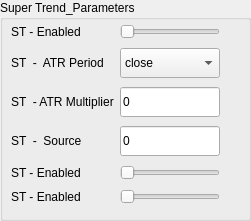
              <widget class="QGroupBox" name="grpBox_ST_parametersIndi">
               <property name="geometry">
                <rect>
                 <x>290</x>
                 <y>40</y>
                 <width>251</width>
                 <height>221</height>
                </rect>
               </property>
               <property name="title">
                <string>Super Trend_Parameters</string>
               </property>
               <widget class="QWidget" name="layoutWidget">
                <property name="geometry">
                 <rect>
                  <x>11</x>
                  <y>21</y>
                  <width>241</width>
                  <height>188</height>
                 </rect>
                </property>
                <layout class="QGridLayout" name="gridLayout_14">
                 <item row="0" column="0">
                  <widget class="QLabel" name="lblMptEnabled_3">
                   <property name="text">
                    <string>ST - Enabled</string>
                   </property>
                  </widget>
                 </item>
                 <item row="0" column="1">
                  <widget class="QSlider" name="hSlider_SELL_IndicatorEnabled_3">
                   <property name="maximum">
                    <number>5</number>
                   </property>
                   <property name="orientation">
                    <enum>Qt::Horizontal</enum>
                   </property>
                  </widget>
                 </item>
                 <item row="1" column="0">
                  <widget class="QLabel" name="lblMptAppliedPrice">
                   <property name="text">
                    <string>ST  -  ATR Period</string>
                   </property>
                  </widget>
                 </item>
                 <item row="1" column="1">
                  <widget class="QComboBox" name="drpST_ATRPeriod">
                   <property name="minimumSize">
                    <size>
                     <width>0</width>
                     <height>30</height>
                    </size>
                   </property>
                   <item>
                    <property name="text">
                     <string>close</string>
                    </property>
                   </item>
                   <item>
                    <property name="text">
                     <string>open</string>
                    </property>
                   </item>
                   <item>
                    <property name="text">
                     <string>high</string>
                    </property>
                   </item>
                   <item>
                    <property name="text">
                     <string>low</string>
                    </property>
                   </item>
                   <item>
                    <property name="text">
                     <string>HL2</string>
                    </property>
                   </item>
                   <item>
                    <property name="text">
                     <string>HLC3</string>
                    </property>
                   </item>
                   <item>
                    <property name="text">
                     <string>OHLC</string>
                    </property>
                   </item>
                  </widget>
                 </item>
                 <item row="1" column="2">
                  <spacer name="horizontalSpacer_11">
                   <property name="orientation">
                    <enum>Qt::Horizontal</enum>
                   </property>
                   <property name="sizeHint" stdset="0">
                    <size>
                     <width>40</width>
                     <height>20</height>
                    </size>
                   </property>
                  </spacer>
                 </item>
                 <item row="2" column="0">
                  <widget class="QLabel" name="lblMptShortMaPeriod">
                   <property name="text">
                    <string>ST  - ATR Multiplier</string>
                   </property>
                  </widget>
                 </item>
                 <item row="2" column="1">
                  <widget class="QLineEdit" name="txtST_ATRMultiplier">
                   <property name="minimumSize">
                    <size>
                     <width>0</width>
                     <height>30</height>
                    </size>
                   </property>
                   <property name="text">
                    <string>0</string>
                   </property>
                  </widget>
                 </item>
                 <item row="3" column="0">
                  <widget class="QLabel" name="lblMptLongMaPeriod">
                   <property name="text">
                    <string>ST  -  Source</string>
                   </property>
                  </widget>
                 </item>
                 <item row="3" column="1">
                  <widget class="QLineEdit" name="txtSTSource">
                   <property name="minimumSize">
                    <size>
                     <width>0</width>
                     <height>30</height>
                    </size>
                   </property>
                   <property name="text">
                    <string>0</string>
                   </property>
                  </widget>
                 </item>
                 <item row="4" column="0">
                  <widget class="QLabel" name="lblMptEnabled_5">
                   <property name="text">
                    <string>ST - Enabled</string>
                   </property>
                  </widget>
                 </item>
                 <item row="4" column="1">
                  <widget class="QSlider" name="hSlider_SELL_IndicatorEnabled_6">
                   <property name="maximum">
                    <number>5</number>
                   </property>
                   <property name="orientation">
                    <enum>Qt::Horizontal</enum>
                   </property>
                  </widget>
                 </item>
                 <item row="5" column="0">
                  <widget class="QLabel" name="lblMptEnabled_6">
                   <property name="text">
                    <string>ST - Enabled</string>
                   </property>
                  </widget>
                 </item>
                 <item row="5" column="1">
                  <widget class="QSlider" name="hSlider_SELL_IndicatorEnabled_7">
                   <property name="maximum">
                    <number>5</number>
                   </property>
                   <property name="orientation">
                    <enum>Qt::Horizontal</enum>
                   </property>
                  </widget>
                 </item>
                </layout>
               </widget>
              </widget>
